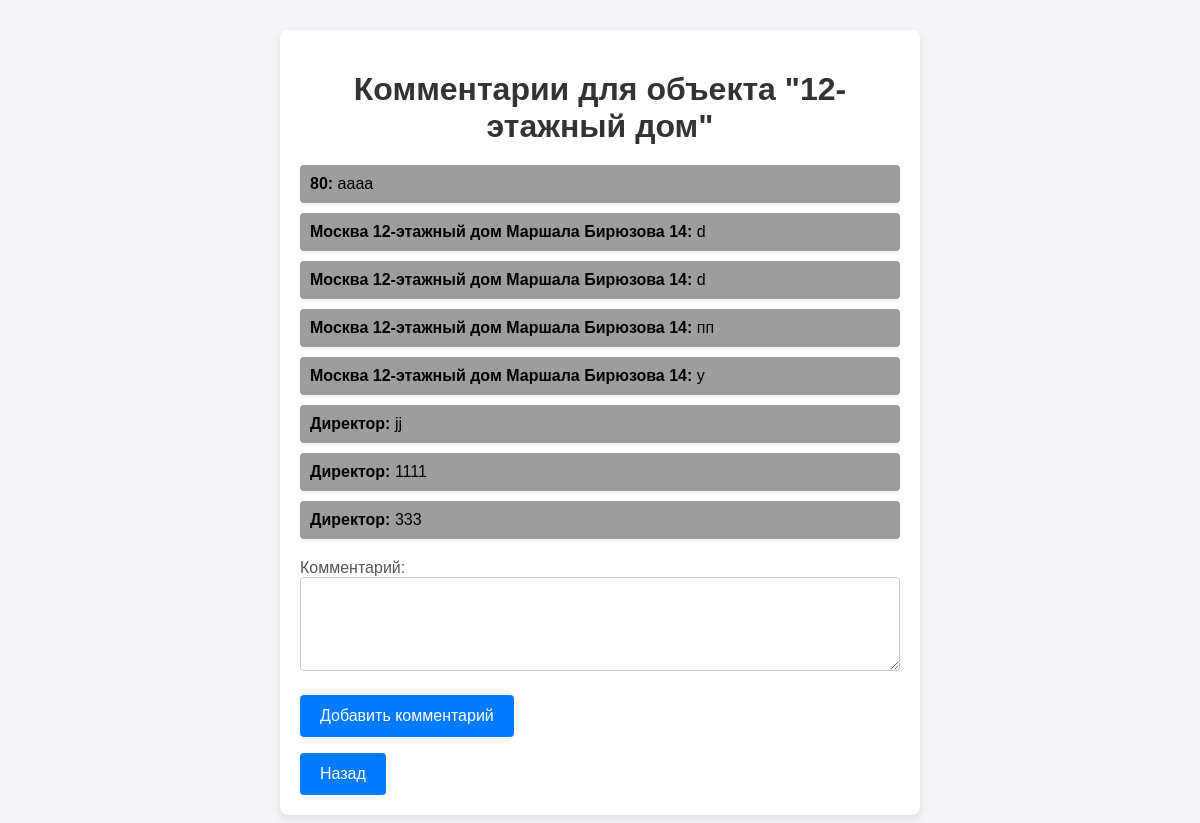
The app's page /comments/1 (signed in), older data.
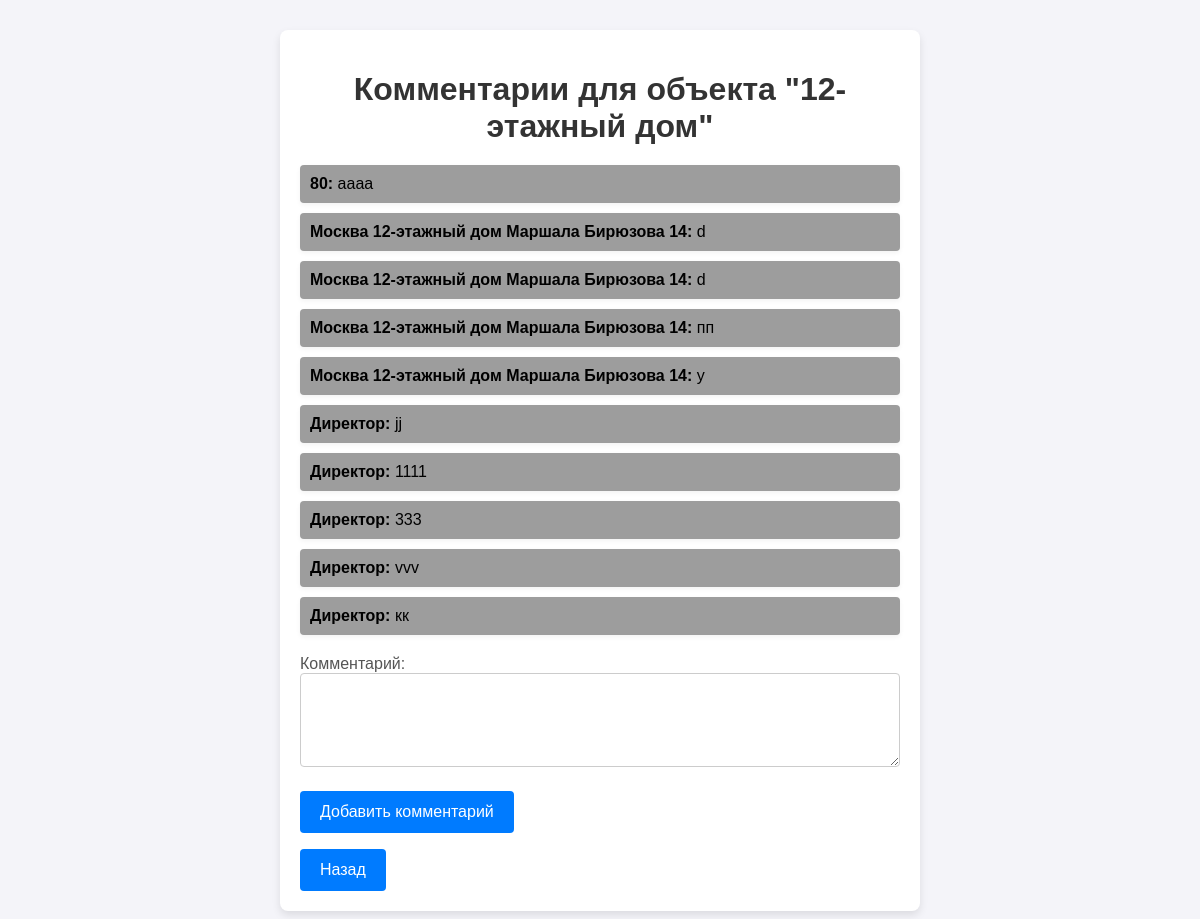
The same page, newer data.
### tables this page shows
CREATE TABLE comments (
                id INTEGER PRIMARY KEY AUTOINCREMENT,
                object_id INTEGER NOT NULL,
                user TEXT NOT NULL,
                text TEXT NOT NULL,
                FOREIGN KEY (object_id) REFERENCES construction_objects (id) ON DELETE CASCADE
            );

### main.py (the view)
@app.route("/comments/<int:object_id>", methods=["GET", "POST"])
@login_required
def comments(object_id):
    obj = ConstructionObjectTable.get_by_id(object_id)
    if request.method == "POST":
        user = current_user.desc
        text = request.form["text"]
        CommentTable.save(object_id=object_id, user=user, text=text)
        return redirect(url_for("comments", object_id=object_id))
    comments = CommentTable.get_by_id(object_id)
    return render_template("comments.html", obj=obj, comments=comments)

### active_record.py (called while the page is built)
    @staticmethod
    def connect():
        conn = sqlite3.connect(DB_PATH)
        conn.row_factory = sqlite3.Row
        return conn

    @staticmethod
    def from_row(row):
        return ConstructionObject(
            id=row["id"], name=row["name"], address=row["address"],
            deadline=row["deadline"], status=row["status"]
        )

    @staticmethod
    def get_by_id(object_id):
        conn = ConstructionObject.connect()
        cursor = conn.cursor()
        cursor.execute("SELECT * FROM construction_objects WHERE id = ?", (object_id,))
        row = cursor.fetchone()
        conn.close()
        return ConstructionObject.from_row(row) if row else None

    @staticmethod
    def from_row(row):
        return Comment(
            id=row[0], object_id=row[1], user=row[2], text=row[3]
        )

    @classmethod
    def get_by_id(cls, object_id):
        print(f"object_id {object_id}")
        conn = Comment.connect()
        cursor = conn.cursor()
        cursor.execute("SELECT * FROM comments WHERE object_id = ?", (object_id,))
        rows = cursor.fetchall()
        conn.close()
        return [Comment.from_row(row) for row in rows]

### templates/comments.html (shortened to what this page needs)
<!DOCTYPE html>
<html lang="ru">
<head>
</head>
<body>
    <div class="container">
        <h1>Комментарии для объекта "{{ obj.name }}"</h1>
        <ul>
            {% for comment in comments %}
            <li><strong>{{ comment.user }}:</strong> {{ comment.text }}</li>
            {% endfor %}
        </ul>
        <form method="POST">
            <div class="form-group">
                <label for="text">Комментарий:</label>
                <textarea id="text" name="text" rows="4" required></textarea>
            </div>
            <button type="submit">Добавить комментарий</button>
        </form>
        <button type="submit" onclick="window.location.href='{{ url_for('index') }}'">Назад</button>
    </div>
</body>
</html>

Row changes from the older to the newer data that the page shows:
added comments: user "Директор", text "vvv"
added comments: user "Директор", text "кк"
